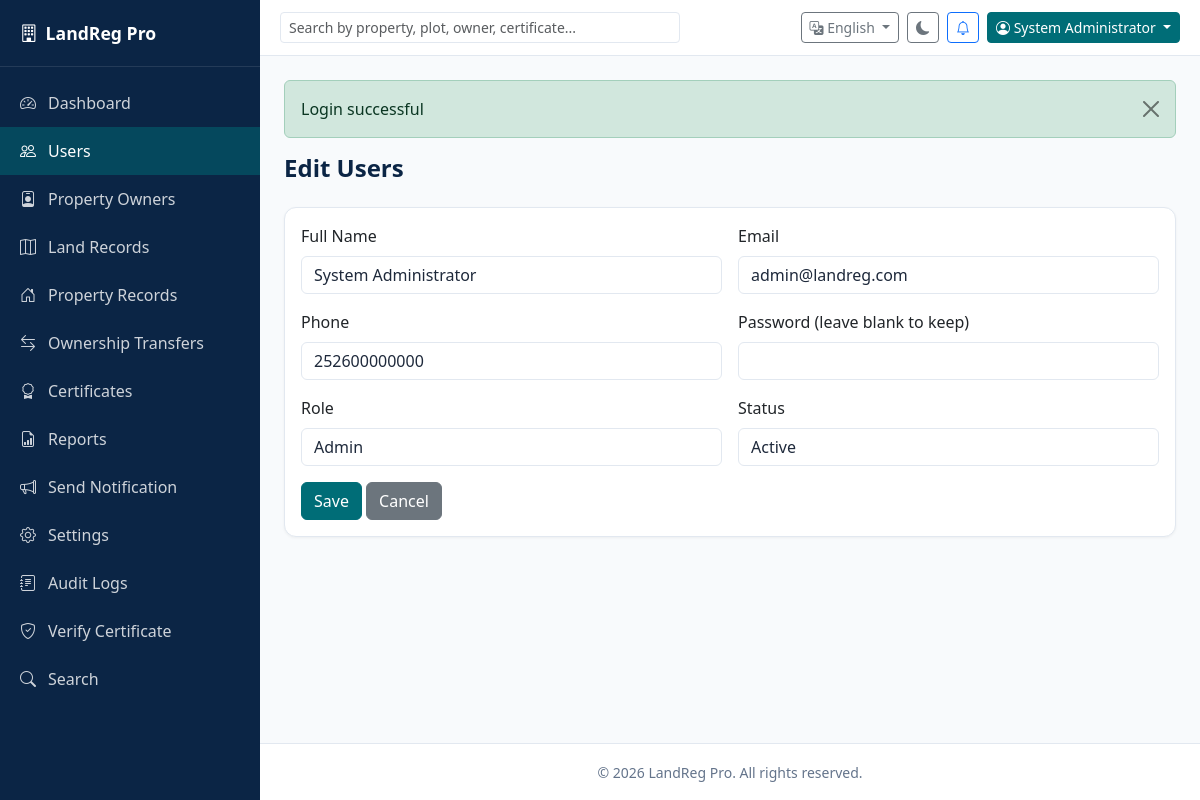
/admin/users/edit.php?id=1 (signed in), run on the app's committed database.
### tables this page shows
CREATE TABLE settings (
    id INT AUTO_INCREMENT PRIMARY KEY,
    system_name VARCHAR(150) DEFAULT 'LandReg Pro',
    office_name VARCHAR(150),
    office_address TEXT,
    office_phone VARCHAR(30),
    office_email VARCHAR(150),
    logo VARCHAR(255),
    created_at TIMESTAMP DEFAULT CURRENT_TIMESTAMP
);

CREATE TABLE users (
    id INT AUTO_INCREMENT PRIMARY KEY,
    full_name VARCHAR(150) NOT NULL,
    email VARCHAR(150) NOT NULL UNIQUE,
    phone VARCHAR(30),
    password VARCHAR(255) NOT NULL,
    role ENUM('admin','user') NOT NULL DEFAULT 'user',
    status ENUM('active','inactive') NOT NULL DEFAULT 'active',
    profile_photo VARCHAR(255),
    created_at TIMESTAMP DEFAULT CURRENT_TIMESTAMP
);

### includes/lang.php (called while the page is built, shortened)
<?php
function getLang(): string
{
    return $_SESSION['lang'] ?? 'en';
}
function __(string $key): string
{
    global $translations;
    $lang = getLang();
    return $translations[$lang][$key] ?? $translations['en'][$key] ?? $key;
}

### includes/functions.php (called while the page is built, shortened)
<?php
function e(?string $value): string
{
    return htmlspecialchars($value ?? '', ENT_QUOTES, 'UTF-8');
}
function getFlash(): ?array
{
    if (!empty($_SESSION['flash'])) {
        $flash = $_SESSION['flash'];
        return $flash;
    }
    return null;
}
function getSettings(): array
{
    static $settings = null;
    if ($settings === null) {
        $db = getDB();
        $stmt = $db->query('SELECT * FROM settings ORDER BY id ASC LIMIT 1');
        $settings = $stmt->fetch() ?: [
            'system_name' => APP_NAME,
            'office_name' => '',
            'office_address' => '',
            'office_phone' => '',
            'office_email' => '',
            'logo' => '',
        ];
    }
    return $settings;
}

### includes/auth.php (called while the page is built, shortened)
<?php
function isLoggedIn(): bool
{
    return !empty($_SESSION['user_id']);
}
function currentUser(): ?array
{
    static $user = null;
    if ($user === null) {
        $db = getDB();
        $stmt = $db->prepare('SELECT * FROM users WHERE id = ? AND status = "active"');
        $stmt->execute([$_SESSION['user_id']]);
        $user = $stmt->fetch() ?: null;
    }
    return $user;
}

### admin/users/edit.php (the view, shortened to what this page needs)
<?php
$id = (int)($_GET['id'] ?? 0);
$db = getDB();
$stmt = $db->prepare('SELECT * FROM users WHERE id = ?');
$stmt->execute([$id]);
$user = $stmt->fetch();
$isAdminArea = true;
include APP_ROOT . '/includes/header.php';
?>
<div class="page-header"><h1><?= __('edit') ?> <?= __('users') ?></h1></div>
<div class="card"><div class="card-body"><form method="POST"><?= csrfField() ?>
<div class="row g-3">
<div class="col-md-6"><label class="form-label"><?= __('full_name') ?></label><input name="full_name" class="form-control" required value="<?= e($user['full_name']) ?>"></div>
<div class="col-md-6"><label class="form-label"><?= __('email') ?></label><input type="email" name="email" class="form-control" required value="<?= e($user['email']) ?>"></div>
<div class="col-md-6"><label class="form-label"><?= __('phone') ?></label><input name="phone" class="form-control" value="<?= e($user['phone']) ?>"></div>
<div class="col-md-6"><label class="form-label"><?= __('password') ?> (leave blank to keep)</label><input type="password" name="password" class="form-control" minlength="6"></div>
<div class="col-md-6"><label class="form-label">Role</label><select name="role" class="form-select"><option value="user" <?= $user['role']==='user'?'selected':'' ?>>User</option><option value="admin" <?= $user['role']==='admin'?'selected':'' ?>>Admin</option></select></div>
<div class="col-md-6"><label class="form-label"><?= __('status') ?></label><select name="status" class="form-select"><option value="active" <?= $user['status']==='active'?'selected':'' ?>><?= __('active') ?></option></select></div>
</div>
<div class="mt-3"><button class="btn btn-primary"><?= __('save') ?></button> <a href="index.php" class="btn btn-secondary"><?= __('cancel') ?></a></div>
</form></div></div>
<?php include APP_ROOT . '/includes/footer.php'; ?>

### includes/header.php (shortened to what this page needs)
<?php
$settings = getSettings();
$user = currentUser();
$lang = getLang();
$isAdminArea = $isAdminArea ?? false;
?>
<!DOCTYPE html>
<html lang="<?= e($lang) ?>" data-theme="light">
<head>
    <link href="https://cdn.jsdelivr.net/npm/bootstrap@5.3.3/dist/css/bootstrap.min.css" rel="stylesheet">
    <link href="https://cdn.jsdelivr.net/npm/bootstrap-icons@1.11.3/font/bootstrap-icons.min.css" rel="stylesheet">
    <link href="<?= BASE_URL ?>/assets/css/style.css" rel="stylesheet">
</head>
<body>
<div class="app-wrapper">
    <?php if ($user): ?>
        <?php include APP_ROOT . '/includes/sidebar.php'; ?>
    <?php endif; ?>
    <div class="main-content">
        <?php if ($user): ?>
        <nav class="top-navbar">
            <div class="navbar-search d-none d-md-block">
                <form action="<?= BASE_URL ?>/search.php" method="GET" class="d-flex">
                    <input type="text" name="q" class="form-control form-control-sm" placeholder="<?= __('search_placeholder') ?>">
                </form>
            </div>
            <div class="navbar-actions ms-auto d-flex align-items-center gap-2">
                <div class="dropdown">
                    <button class="btn btn-sm btn-outline-secondary dropdown-toggle" data-bs-toggle="dropdown">
                        <i class="bi bi-translate"></i> <?= $lang === 'so' ? __('somali') : __('english') ?>
                    </button>
                </div>
                <button class="btn btn-sm btn-outline-secondary" id="themeToggle" title="<?= __('dark_mode') ?>">
                    <i class="bi bi-moon-fill"></i>
                </button>
                <a href="<?= BASE_URL ?>/<?= $isAdminArea ? 'admin' : 'user' ?>/notifications.php" class="btn btn-sm btn-outline-primary position-relative">
                    <i class="bi bi-bell"></i>
                </a>
                <div class="dropdown">
                    <button class="btn btn-sm btn-primary dropdown-toggle" data-bs-toggle="dropdown">
                        <i class="bi bi-person-circle"></i> <?= e($user['full_name']) ?>
                    </button>
                </div>
            </div>
        </nav>
        <?php endif; ?>
        <main class="content-area p-3 p-md-4">
            <?php $flash = getFlash(); if ($flash): ?>
            <div class="alert alert-<?= e($flash['type']) ?> alert-dismissible fade show" role="alert">
                <?= e($flash['message']) ?>
                <button type="button" class="btn-close" data-bs-dismiss="alert"></button>
            </div>
            <?php endif; ?>

### includes/sidebar.php (shortened to what this page needs)
<?php
$base = $isAdminArea ? BASE_URL . '/admin' : BASE_URL . '/user';
$current = basename($_SERVER['PHP_SELF']);
?>
<aside class="sidebar" id="sidebar">
    <div class="sidebar-brand">
        <?php $logo = getSettings()['logo'] ?? ''; ?>
        <?php if ($logo): ?>
            <img src="<?= UPLOAD_URL . e($logo) ?>" alt="Logo" class="sidebar-logo">
        <?php else: ?>
            <i class="bi bi-building"></i>
        <?php endif; ?>
        <span><?= e(getSettings()['system_name'] ?? APP_NAME) ?></span>
    </div>
    <ul class="sidebar-nav">
        <li><a href="<?= $base ?>/dashboard.php" class="<?= $current === 'dashboard.php' ? 'active' : '' ?>"><i class="bi bi-speedometer2"></i> <?= __('dashboard') ?></a></li>
        <?php if ($isAdminArea): ?>
        <li><a href="<?= BASE_URL ?>/admin/users/index.php" class="<?= str_contains($_SERVER['PHP_SELF'], '/users/') ? 'active' : '' ?>"><i class="bi bi-people"></i> <?= __('users') ?></a></li>
        <li><a href="<?= BASE_URL ?>/admin/owners/index.php" class="<?= str_contains($_SERVER['PHP_SELF'], '/owners/') ? 'active' : '' ?>"><i class="bi bi-person-badge"></i> <?= __('owners') ?></a></li>
        <li><a href="<?= BASE_URL ?>/admin/lands/index.php" class="<?= str_contains($_SERVER['PHP_SELF'], '/lands/') ? 'active' : '' ?>"><i class="bi bi-map"></i> <?= __('lands') ?></a></li>
        <li><a href="<?= BASE_URL ?>/admin/properties/index.php" class="<?= str_contains($_SERVER['PHP_SELF'], '/properties/') ? 'active' : '' ?>"><i class="bi bi-house-door"></i> <?= __('properties') ?></a></li>
        <li><a href="<?= BASE_URL ?>/admin/transfers/index.php" class="<?= str_contains($_SERVER['PHP_SELF'], '/transfers/') ? 'active' : '' ?>"><i class="bi bi-arrow-left-right"></i> <?= __('transfers') ?></a></li>
        <li><a href="<?= BASE_URL ?>/admin/certificates/index.php" class="<?= str_contains($_SERVER['PHP_SELF'], '/certificates/') ? 'active' : '' ?>"><i class="bi bi-award"></i> <?= __('certificates') ?></a></li>
        <li><a href="<?= BASE_URL ?>/admin/reports/index.php" class="<?= str_contains($_SERVER['PHP_SELF'], '/reports/') ? 'active' : '' ?>"><i class="bi bi-file-earmark-bar-graph"></i> <?= __('reports') ?></a></li>
        <li><a href="<?= BASE_URL ?>/admin/notifications/index.php" class="<?= str_contains($_SERVER['PHP_SELF'], '/notifications/') ? 'active' : '' ?>"><i class="bi bi-megaphone"></i> <?= __('send_notification') ?></a></li>
        <li><a href="<?= BASE_URL ?>/admin/settings/index.php" class="<?= str_contains($_SERVER['PHP_SELF'], '/settings/') ? 'active' : '' ?>"><i class="bi bi-gear"></i> <?= __('settings') ?></a></li>
        <li><a href="<?= BASE_URL ?>/admin/audit_logs.php"><i class="bi bi-journal-text"></i> <?= __('audit_logs') ?></a></li>
        <?php endif; ?>
        <li><a href="<?= BASE_URL ?>/verify.php"><i class="bi bi-shield-check"></i> <?= __('verify') ?></a></li>
        <li><a href="<?= BASE_URL ?>/search.php"><i class="bi bi-search"></i> <?= __('search') ?></a></li>
    </ul>
</aside>

### includes/footer.php (shortened to what this page needs)
        </main>
        <footer class="app-footer text-center py-3">
            <small>&copy; <?= date('Y') ?> <?= e(getSettings()['system_name'] ?? APP_NAME) ?>. All rights reserved.</small>
        </footer>
    </div>
</div>
</body>
</html>

### assets/css/style.css (style rules this page uses)
:root { --primary: #006D77; --secondary: #0B2545; --accent-gold: #D4A017; --success: #2E8B57; --warning: #F4A261; --danger: #D62828; --bg: #F8FAFC; --card-bg: #FFFFFF; --text: #1e293b; --text-muted: #64748b; --border: #e2e8f0; --sidebar-width: 260px; }
* { box-sizing: border-box; }
body { font-family: 'Segoe UI', system-ui, -apple-system, sans-serif; background: var(--bg); color: var(--text); margin: 0; min-height: 100vh; }
.app-wrapper { display: flex; min-height: 100vh; }
.sidebar { width: var(--sidebar-width); background: var(--secondary); color: #fff; position: fixed; top: 0; left: 0; bottom: 0; z-index: 1040; overflow-y: auto; transition: transform 0.3s ease; }
.sidebar-brand { padding: 1.25rem; font-weight: 700; font-size: 1.1rem; display: flex; align-items: center; gap: 0.5rem; border-bottom: 1px solid rgba(255,255,255,0.1); }
.sidebar-nav { list-style: none; padding: 0.75rem 0; margin: 0; }
.sidebar-nav a { display: flex; align-items: center; gap: 0.75rem; padding: 0.75rem 1.25rem; color: rgba(255,255,255,0.8); text-decoration: none; transition: all 0.2s; }
.sidebar-nav a:hover, .sidebar-nav a.active { background: rgba(0,109,119,0.5); color: #fff; }
.main-content { margin-left: var(--sidebar-width); flex: 1; display: flex; flex-direction: column; min-height: 100vh; width: calc(100% - var(--sidebar-width)); }
.top-navbar { background: var(--card-bg); border-bottom: 1px solid var(--border); padding: 0.75rem 1.25rem; display: flex; align-items: center; gap: 1rem; position: sticky; top: 0; z-index: 1030; }
.navbar-search { flex: 1; max-width: 400px; }
.content-area { flex: 1; }
.app-footer { background: var(--card-bg); border-top: 1px solid var(--border); color: var(--text-muted); }
.card { background: var(--card-bg); border: 1px solid var(--border); border-radius: 0.75rem; box-shadow: 0 1px 3px rgba(0,0,0,0.05); }
.btn-primary { background: var(--primary); border-color: var(--primary); }
.form-control, .form-select { background: var(--card-bg); color: var(--text); border-color: var(--border); }
.page-header { display: flex; justify-content: space-between; align-items: center; margin-bottom: 1.5rem; flex-wrap: wrap; gap: 1rem; }
.page-header h1 { font-size: 1.5rem; font-weight: 700; color: var(--secondary); margin: 0; }

### data on the page
settings: system_name "LandReg Pro"
users: full_name "System Administrator", email "admin@landreg.com", phone "252600000000", role "Admin", status "Active"

### other printed values
__('dashboard') "Dashboard"
__('users') "Users"
__('owners') "Property Owners"
__('lands') "Land Records"
__('properties') "Property Records"
__('transfers') "Ownership Transfers"
__('certificates') "Certificates"
__('reports') "Reports"
__('send_notification') "Send Notification"
__('settings') "Settings"
__('audit_logs') "Audit Logs"
__('verify') "Verify Certificate"
__('search') "Search"
__('english') "English"
$flash['message'] "Login successful"
